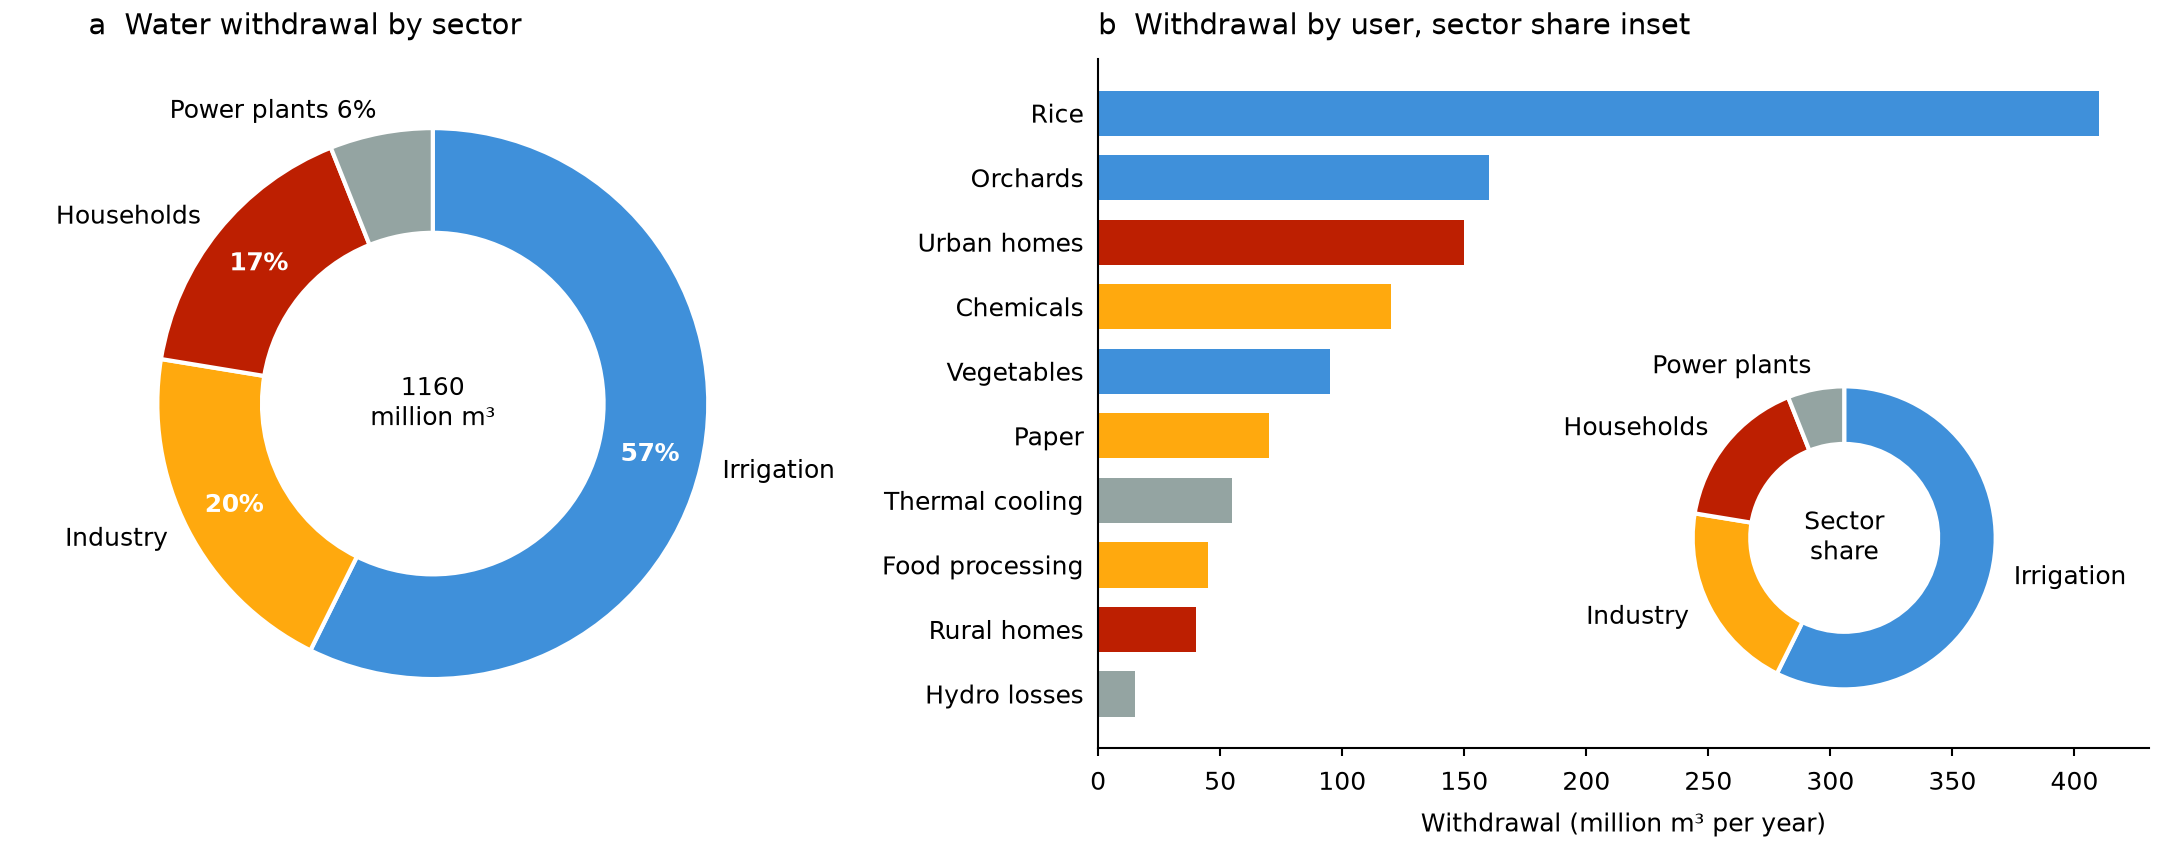

Recreate this plot in Python.
"""Donut chart: parts of a whole as a ring (a), and as an inset key to a bar chart (b).
Synthetic data. Writes snippet.png next to this file.
"""

import os
from pathlib import Path

import matplotlib.pyplot as plt
import numpy as np

MM = 1 / 25.4
STYLE_DIR = Path(__file__).resolve().parent / "../../../styles"
SECTORS = {"Irrigation": "C0", "Industry": "C1", "Households": "C2",
           "Power plants": "C3"}
# User: (sector, withdrawal in million m³)
USERS = {
    "Rice": ("Irrigation", 410), "Orchards": ("Irrigation", 160),
    "Vegetables": ("Irrigation", 95), "Chemicals": ("Industry", 120),
    "Paper": ("Industry", 70), "Food processing": ("Industry", 45),
    "Urban homes": ("Households", 150), "Rural homes": ("Households", 40),
    "Thermal cooling": ("Power plants", 55), "Hydro losses": ("Power plants", 15),
}
RING = 0.38  # ring width as a fraction of the radius
INSIDE_ABOVE = 8  # shares (%) at or above this are printed inside the ring


def whole_percent(values):
    """Percentages rounded to whole numbers that add up to 100 (largest remainder)."""
    exact = 100 * np.asarray(values, float) / np.sum(values)
    shares = np.floor(exact).astype(int)
    shares[np.argsort(shares - exact)[:100 - shares.sum()]] += 1
    return shares


def sector_totals():
    return {s: sum(v for sector, v in USERS.values() if sector == s) for s in SECTORS}


def donut(ax, values, colors, labels=None, center=None, radius=1.0):
    """Segments start at 12 o'clock and run clockwise, in the order given."""
    wedges, _ = ax.pie(values, colors=colors, radius=radius, startangle=90,
                       counterclock=False,
                       wedgeprops={"width": RING * radius, "edgecolor": "white"})
    if labels:
        for wedge, label, share in zip(wedges, labels, whole_percent(values)):
            angle = np.radians((wedge.theta1 + wedge.theta2) / 2)
            direction = np.array([np.cos(angle), np.sin(angle)])
            outside = label
            if share >= INSIDE_ABOVE:
                x, y = (1 - RING / 2) * radius * direction
                ax.text(x, y, f"{share}%", ha="center", va="center", color="white",
                        fontweight="bold")
            else:
                outside = f"{label} {share}%"
            x, y = 1.08 * radius * direction
            ax.text(x, y, outside, va="center", ha="left" if x > 0 else "right")
    if center:
        ax.text(0, 0, center, ha="center", va="center")
    ax.set_aspect("equal")
    return wedges


def bars_with_inset(ax):
    names = list(USERS)[::-1]
    sectors = [USERS[n][0] for n in names]
    values = np.array([USERS[n][1] for n in names])
    order = np.argsort(values)  # barh draws the first bar at the bottom
    ax.barh(np.arange(len(names)), values[order],
            color=[SECTORS[sectors[i]] for i in order], height=0.7)
    ax.set_yticks(np.arange(len(names)), labels=[names[i] for i in order])
    ax.tick_params(axis="y", length=0)
    ax.set_xlabel("Withdrawal (million m³ per year)")
    ax.set_xlim(0, 1.05 * values.max())
    inset = ax.inset_axes((0.5, 0.03, 0.42, 0.55))  # x, y, w, h in axes fraction
    totals = sector_totals()
    wedges = donut(inset, list(totals.values()), list(SECTORS.values()),
                   center="Sector\nshare")
    for wedge, name in zip(wedges, totals):
        angle = np.radians((wedge.theta1 + wedge.theta2) / 2)
        x, y = 1.15 * np.cos(angle), 1.15 * np.sin(angle)
        inset.text(x, y, name, va="center", ha="left" if x > 0 else "right")


def main():
    default = STYLE_DIR / "default.mplstyle"
    sheets = [default] if default.is_file() else []
    if selected := os.environ.get("CEDALION_STYLE"):
        sheet = Path(selected).expanduser()
        sheets.append(sheet if sheet.is_file() else STYLE_DIR / (selected.removesuffix(".mplstyle") + ".mplstyle"))
    width_mm = float(os.environ.get("CEDALION_WIDTH_MM", 183))
    with plt.style.context(sheets):
        fig, axes = plt.subplots(1, 2, figsize=(width_mm * MM, 72 * MM), layout="constrained",
                                 width_ratios=(1, 1.25))
        totals = sector_totals()
        donut(axes[0], list(totals.values()), list(SECTORS.values()),
              labels=list(totals), center=f"{sum(totals.values()):}\nmillion m³")
        axes[0].set_title("a  Water withdrawal by sector", loc="left")
        bars_with_inset(axes[1])
        axes[1].set_title("b  Withdrawal by user, sector share inset", loc="left")
        fig.savefig(os.environ.get("CEDALION_SNIPPET_PNG", Path(__file__).with_name("snippet.png")), dpi=300)
        plt.close(fig)


if __name__ == "__main__":
    main()
